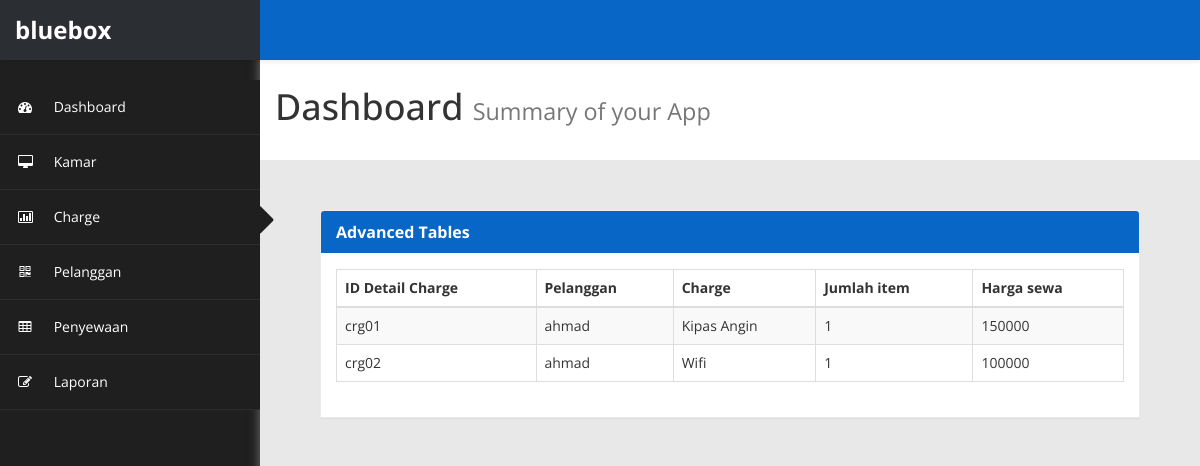
/detailcharge/crg01/view, run on the app's committed database.
### app/models.py (models this page shows, shortened)
class detailcharge(models.Model):
    iddetailcharge = models.CharField(max_length=5, primary_key=True)
    idpelanggan = models.ForeignKey(pelanggan,on_delete=models.CASCADE,null=True)
    idcharge = models.ForeignKey(charge,on_delete=models.CASCADE)
    jumlahitemcharge = models.IntegerField()
    hargacharge = models.IntegerField()

class pelanggan(models.Model):
    idpelanggan = models.CharField(max_length=5, primary_key=True)
    nama = models.CharField(max_length=50)
    jeniskelamin = models.CharField(max_length=10)
    tanggallahir = models.DateField()
    nohp = models.IntegerField()
    def __str__(self):
        return self.nama

class charge(models.Model):
    idcharge = models.CharField(max_length=5, primary_key=True)
    jenischarge = models.CharField(max_length=50)
    hargacharge = models.IntegerField()
    def __str__(self):
        return self.jenischarge

### app/views.py (the view)
# urls.py: path('detailcharge/<str:id>/view',views.detailcharge,name='detailcharge'),
def detailcharge(request,id):
    detailchargeobj = models.detailcharge.objects.filter(idpelanggan = id)
    return render(request,'detailcharge.html',{
        'detailcharge':detailchargeobj
    })

### app/templates/detailcharge.html (shortened to what this page needs)
{%load static%}
<!DOCTYPE html>
<html xmlns="http://www.w3.org/1999/xhtml">
<head>
    <link href="{% static 'assets/css/bootstrap.css'%}" rel="stylesheet" />
    <link href="{% static 'assets/css/font-awesome.css'%}" rel="stylesheet" />
    <link href="{% static 'assets/js/morris/morris-0.4.3.min.css'%}" rel="stylesheet" />
    <link href="{% static 'assets/css/custom-styles.css'%}" rel="stylesheet" />
    <link rel="stylesheet" href="{% static 'assets/js/Lightweight-Chart/cssCharts.css'%}">
</head>
<body>
    <div id="wrapper">
        <nav class="navbar navbar-default top-navbar" role="navigation">
            <div class="navbar-header">
                <a class="navbar-brand" href="home"><strong>bluebox</strong></a>
            </div>
        </nav>
        <nav class="navbar-default navbar-side" role="navigation">
            <div id="sideNav" href=""><i class="fa fa-caret-right"></i></div>
                <div class="sidebar-collapse">
                    <ul class="nav" id="main-menu">
                        <li>
                            <a href="{%url 'dashboard'%}"><i class="fa fa-dashboard"></i> Dashboard</a>
                        </li>
                        <li>
                            <a href="{%url 'kamar'%}"><i class="fa fa-desktop"></i> Kamar</a>
                        </li>
                        <li>
                            <a href="{%url 'charge'%}"><i class="fa fa-bar-chart-o"></i> Charge</a>
                        </li>
                        <li>
                            <a href="{%url 'pelanggan'%}"><i class="fa fa-qrcode"></i> Pelanggan</a>
                        </li>
                        <li>
                            <a href="{%url 'penyewaan'%}"><i class="fa fa-table"></i> Penyewaan</a>
                        </li>
                        <li>
                            <a href="{% url 'laporan'%}"><i class="fa fa-edit"></i> Laporan </a>
                        </li>
                    </ul>
                </div>
            </nav>
		<div id="page-wrapper">
		  <div class="header">
                        <h1 class="page-header">
                            Dashboard <small>Summary of your App</small>
                        </h1>
		</div>
            <div id="page-inner">
                <div id="page-inner">
                    <div class="row">
                        <div class="col-md-12">
                            <div class="panel panel-default">
                                <div class="panel-heading">
                                     Advanced Tables
                                </div>
                                <div class="panel-body">
                                    <div class="table-responsive">
                                        <table class="table table-striped table-bordered table-hover" id="dataTables-example">
                                            <thead>
                                                {% if detailcharge %}
                                                <tr>
                                                    <th>ID Detail Charge</th>
                                                    <th>Pelanggan</th>
                                                    <th>Charge</th>
                                                    <th>Jumlah item </th>
                                                    <th>Harga sewa</th>
                                                </tr>
                                            </thead>
                                            <tbody>
                                                {% for item in detailcharge %}
                                                <tr class="odd gradeX">
                                                    <td>{{item.iddetailcharge}}</td>
                                                    <td>{{item.idpelanggan}}</td>
                                                    <td>{{item.idcharge}}</td>
                                                    <td>{{item.jumlahitemcharge}}</td>
                                                    <td>{{item.hargacharge}}</td>
                                                </tr>
                                                {% endfor %}
                                            </tbody>
                                            {% else %}
                                            <h1>Tidak ada tambahan charge</h1>
                                            {% endif %}
                                        </table>
                                    </div>
                                </div>
                            </div>
                        </div>
                    </div>
            </div>
        </div>
    </div>
</body>
</html>

### static/assets/css/custom-styles.css (style rules this page uses)
body { font-family: 'Open Sans', sans-serif; background: #1F1F1F; }
#wrapper { width: 100%; }
#page-wrapper { padding: 15px 15px; min-height: 600px; background: #E8E8E8; }
#page-inner { width:100%; margin:10px 20px 10px 0px; background-color:transparent; padding: 15px 30px; min-height:1200px; }
h1, .h1, h2, .h2, h3, .h3 { margin-top: 7px; margin-bottom: -5px; }
.navbar-side { z-index: 0; }
.panel { border-radius:0px; }
.navbar-side .nav > li > a > i { color: #FFFFFF; padding: 8px; width: 30px; text-align: center; }
.top-navbar { position: fixed; width: 100%; z-index: 300; -webkit-box-shadow: 0 3px 3px rgba(0, 0, 0, 0.05); -moz-box-shadow: 0 3px 3px rgba(0, 0, 0, 0.05); box-shadow: 0 3px 3px rgba(0, 0, 0, 0.05); }
.navbar-side { z-index: 1; position: fixed; width: 260px; top: 80px; }
#page-wrapper { position: relative; top: 55px; box-shadow: 0 0 10px #757575; -moz-box-shadow: 0 0 10px #757575; -webkit-box-shadow: 0 0 10px #757575; }
.page-header { padding-bottom: 9px; margin: 0; border-bottom: 1px solid transparent; text-align: left;background-color: #fff;padding: 32px 22px 32px 15px; }
.panel-default { border-color: #ECECEC; }
.panel-default > .panel-heading { color: #FFF; border-color: #FFF; font-weight:bold; background: #0866C6; font-size: 16px; text-shadow: none; }
.panel-heading { border-bottom: 1px solid transparent; border-top-left-radius: 3px; border-top-right-radius: 3px; }
.top-navbar { margin:0px; }
.top-navbar .navbar-brand { color: #fff; width: 260px; text-align: left; height: 60px; font-size: 24px; font-weight: 700; line-height: 30px; background: #0866c6; }
.sidebar-collapse , .sidebar-collapse .nav { background:none; }
.sidebar-collapse .nav { padding:0; }
.sidebar-collapse .nav > li > a { color: #FFFFFF; background:transparent; text-shadow:none; }
.sidebar-collapse > .nav > li > a { padding: 12px 10px; }
.sidebar-collapse > .nav > li { border-bottom: 1px solid rgba(107, 108, 109, 0.19); }
.navbar-side { border:none; background: #1F1F1F; }
.top-navbar { background: #0866c6; border-bottom:none; }
.navbar-default { border:0px solid black; }
.navbar-header { background: transparent; }
.nav > li > a > i { margin-right:10px; color: rgba(255, 255, 255, 0.76); }
#sideNav { position: absolute; right: -12px; z-index: 3; top: 117px; color: #1F1F1F; cursor:pointer; border-radius: 0; width: 14px; font-size: 48px; line-height: 0; }
@media (min-width:768px) { #page-wrapper { margin: 0 0 0 260px; padding: 0; min-height: 1200px; } }
@media (min-width:768px) { .navbar-side { width: 260px; z-index: 1; } }
@media (min-width:768px) { .navbar { border-radius: 0px; } }

### data on the page
detailcharge: iddetailcharge "crg01", idpelanggan "ahmad", idcharge "Kipas Angin", jumlahitemcharge "1", hargacharge "150000"
detailcharge: iddetailcharge "crg02", idpelanggan "ahmad", idcharge "Wifi", jumlahitemcharge "1", hargacharge "100000"
